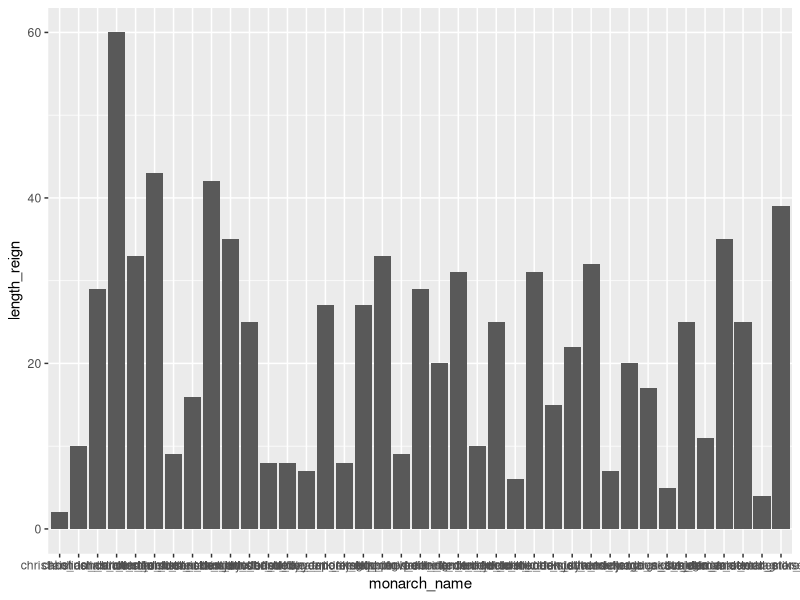
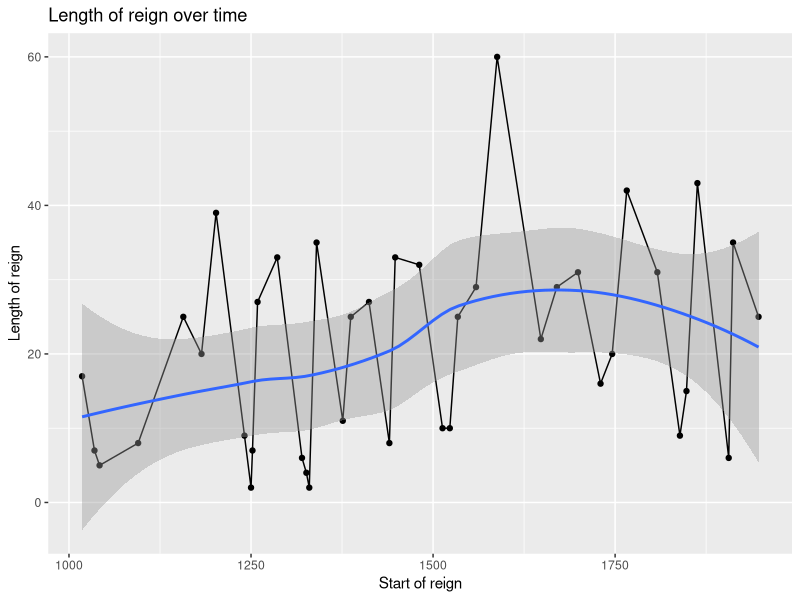

Generate these figures, in order, with R:
## ---- chunk 1
knitr::opts_chunk$set(echo = TRUE)
library(tidyverse)
## ---- chunk 2
monarchs <- read_csv2("data/danish_monarchs_tidy_spreadsheet.csv", na="Na")
monarchs_no_na <- na.omit(monarchs)
monarchs_no_na$length_reign <- monarchs_no_na$end_reign-monarchs_no_na$start_reign

## ---- chunk 3
monarchs_plot <- monarchs_no_na %>%
ggplot(aes(x=monarch_name, y=length_reign))
monarchs_plot +
  geom_col()
## ---- chunk 4
monarchs_time_plot <- monarchs_no_na %>%
  ggplot(aes(x=start_reign, y=length_reign))
monarchs_time_plot + 
  labs(title = "Length of reign over time", x = "Start of reign", y = "Length of reign") +
  geom_point() + 
  geom_line() +
  geom_smooth()


